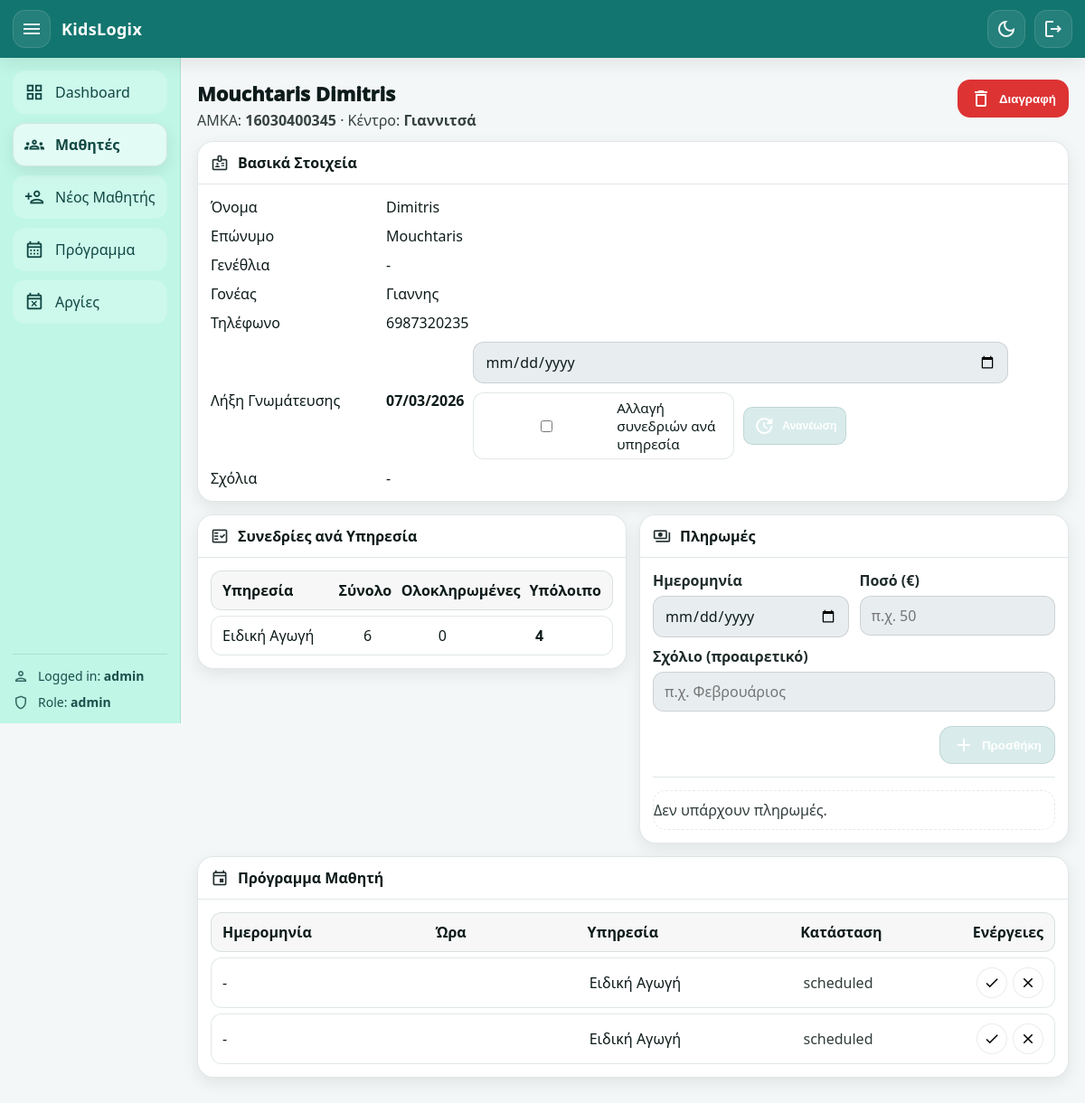
/students/16030400345 (signed in), run on an earlier commit of the app's database.
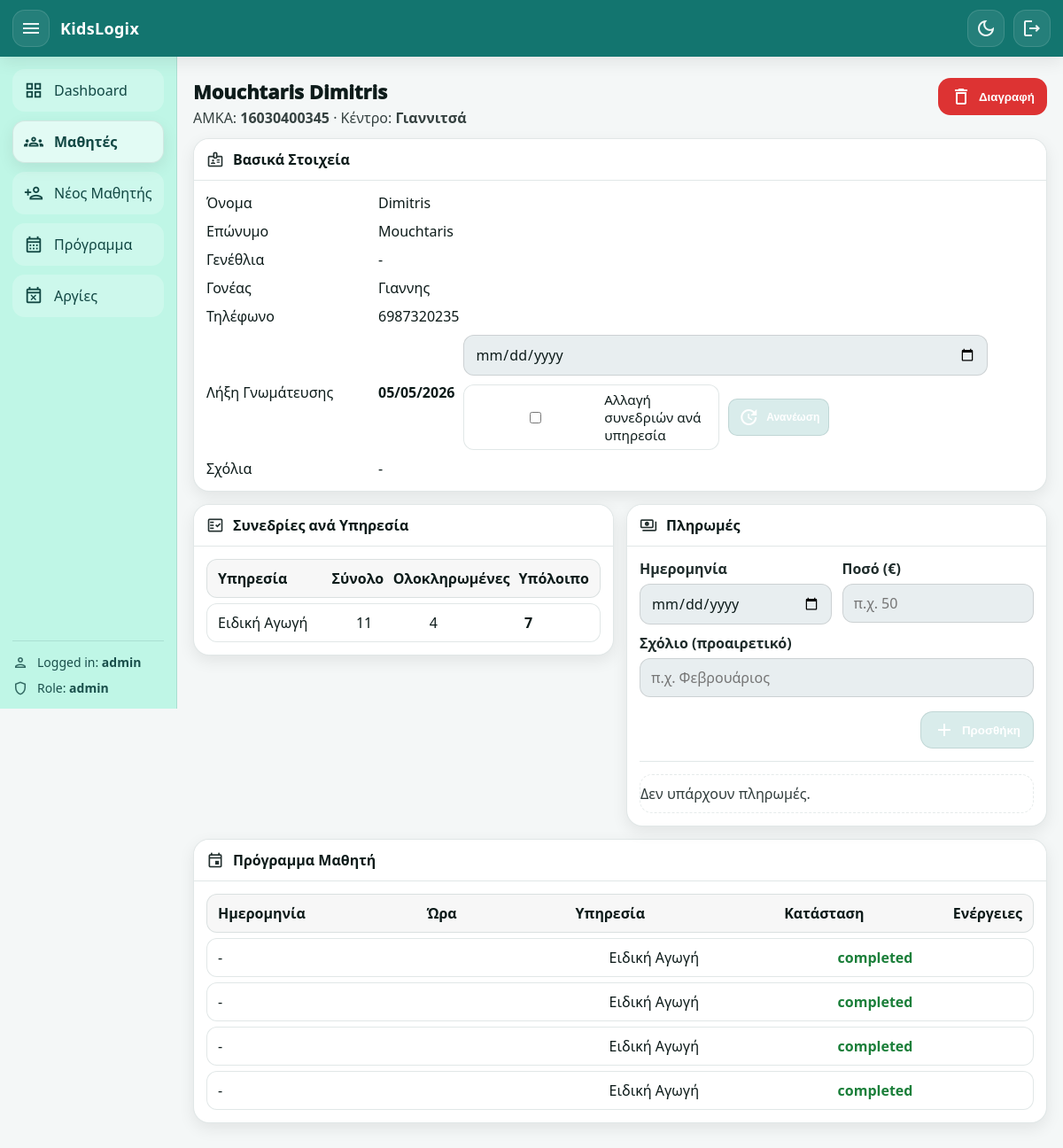
And on a later commit of the database.
### app/models.py (models this page shows, shortened)
class Student(Base):
    __tablename__ = "students"
    amka: Mapped[str] = mapped_column(String(20), primary_key=True)
    center: Mapped[str] = mapped_column(
        String(20),
        nullable=False,
        default="Giannitsa",  # Giannitsa / KryaVrisi
    )
    first_name: Mapped[str] = mapped_column(String(60), nullable=False)
    last_name: Mapped[str] = mapped_column(String(60), nullable=False)
    date_of_birth: Mapped[date | None] = mapped_column(Date, nullable=True)
    parent_name: Mapped[str | None] = mapped_column(String(120), nullable=True)
    parent_phone: Mapped[str | None] = mapped_column(String(30), nullable=True)
    assessment_expiry_date: Mapped[date | None] = mapped_column(Date, nullable=True)
    admin_comment: Mapped[str | None] = mapped_column(String(1000), nullable=True)
    created_at: Mapped[datetime] = mapped_column(
        DateTime, default=datetime.utcnow, nullable=False
    )
    services: Mapped[list["StudentService"]] = relationship(
        back_populates="student",
        cascade="all, delete-orphan",
    )
    appointments: Mapped[list["Appointment"]] = relationship(
        back_populates="student",
        cascade="all, delete-orphan",
    )
    payments: Mapped[list["Payment"]] = relationship(
        back_populates="student",
        cascade="all, delete-orphan",
    )

class Service(Base):
    __tablename__ = "services"
    id: Mapped[int] = mapped_column(Integer, primary_key=True, autoincrement=True)
    name: Mapped[str] = mapped_column(String(60), unique=True, nullable=False)
    student_links: Mapped[list["StudentService"]] = relationship(
        back_populates="service",
        cascade="all, delete-orphan",
    )
    appointments: Mapped[list["Appointment"]] = relationship(
        back_populates="service",
        cascade="all, delete-orphan",
    )

class Appointment(Base):
    __tablename__ = "appointments"
    id: Mapped[int] = mapped_column(Integer, primary_key=True, autoincrement=True)
    student_amka: Mapped[str] = mapped_column(
        ForeignKey("students.amka", ondelete="CASCADE"), nullable=False
    )
    service_id: Mapped[int] = mapped_column(
        ForeignKey("services.id", ondelete="CASCADE"), nullable=False
    )
    center: Mapped[str] = mapped_column(String(20), nullable=False)
    day: Mapped[date] = mapped_column(Date, nullable=False)
    start_time: Mapped[time] = mapped_column(Time, nullable=False)
    duration_min: Mapped[int | None] = mapped_column(Integer, nullable=True)
    status: Mapped[str] = mapped_column(
        String(20), nullable=False, default="scheduled"
    )
    created_at: Mapped[datetime] = mapped_column(
        DateTime, default=datetime.utcnow, nullable=False
    )
    student: Mapped["Student"] = relationship(back_populates="appointments")
    service: Mapped["Service"] = relationship(back_populates="appointments")

### app/routers/web.py (the view)
@router.get("/students/{amka}", response_class=HTMLResponse)
def student_page(
    amka: str,
    request: Request,
    db: Session = Depends(get_db),
    user: User = Depends(get_current_user),
):
    st = db.query(Student).filter(Student.amka == amka).first()
    if not st:
        return RedirectResponse("/students", status_code=303)
    links = (
        db.query(StudentService)
        .filter(StudentService.student_amka == amka)
        .all()
    )
    services_info = []
    for l in links:
        total = int(l.total_sessions or 0)
        used = (
            db.query(Appointment.id)
            .filter(Appointment.student_amka == amka)
            .filter(Appointment.service_id == l.service_id)
            .filter(Appointment.status.in_(["scheduled", "completed"]))
            .count()
        )
        completed = (
            db.query(Appointment.id)
            .filter(Appointment.student_amka == amka)
            .filter(Appointment.service_id == l.service_id)
            .filter(Appointment.status == "completed")
            .count()
        )
        remaining = max(total - int(used), 0)
        services_info.append(
            {
                "service": l.service,
                "total": total,
                "completed": int(completed),
                "remaining": int(remaining),
            }
        )
    appointments = (
        db.query(Appointment)
        .filter(Appointment.student_amka == amka)
        .order_by(Appointment.day.desc(), Appointment.start_time.desc())
        .all()
    )
    payments = (
        db.query(Payment)
        .filter(Payment.student_amka == amka)
        .order_by(Payment.payment_date.desc(), Payment.id.desc())
        .all()
    )
    return templates.TemplateResponse(
        "student_page.html",
        {
            "request": request,
            "user": user,
            "page": "students",
            "student": st,
            "services_info": services_info,
            "appointments": appointments,
            "payments": payments,
            "today": date.today(),
            "centers": CENTERS,
        },
    )

### app/templates/student_page.html (shortened to what this page needs)
{% extends "base.html" %}
{% block content %}
<div class="page-head">
  <div>
    <h1 class="page-title">{{ student.full_name }}</h1>
    <p class="page-subtitle">
      AMKA: <b>{{ student.amka }}</b> ·
      Κέντρο: <b>{{ centers.get(student.center, student.center) }}</b>
    </p>
  </div>
  <div class="page-actions">
    <form method="post" action="/students/{{ student.amka }}/delete"
          onsubmit="return confirm('Σίγουρα διαγραφή μαθητή; Θα διαγραφούν και οι συνεδρίες/πληρωμές του.');">
      <button class="btn btn-danger" type="submit" title="Διαγραφή μαθητή">
        <span class="material-icons-outlined">delete</span>
        Διαγραφή
      </button>
    </form>
  </div>
</div>
<div class="card">
  <div class="card-head">
    <div class="card-title">
      <span class="material-icons-outlined">badge</span>
      <h2>Βασικά Στοιχεία</h2>
    </div>
  </div>
  <div class="card-body">
    <div class="kv">
      <div>Όνομα</div><div>{{ student.first_name }}</div>
      <div>Επώνυμο</div><div>{{ student.last_name }}</div>
      <div>Γενέθλια</div><div>{{ fmt_date_gr(student.date_of_birth) }}</div>
      <div>Γονέας</div><div>{{ student.parent_name or '-' }}</div>
      <div>Τηλέφωνο</div><div>{{ student.parent_phone or '-' }}</div>
      <div>Λήξη Γνωμάτευσης</div>
      <div>
        <div class="renew-row">
          <b>{{ fmt_date_gr(student.assessment_expiry_date) }}</b>
          <form method="post" action="/students/{{ student.amka }}/assessment/renew" class="renew-form">
            <input type="date" name="assessment_expiry_date" required>
            <label class="checkbox">
              <input type="checkbox" id="change_sessions_chk" name="change_sessions" value="1" onchange="toggleRenewSessions()">
              Αλλαγή συνεδριών ανά υπηρεσία
            </label>
            <button class="btn btn-xs btn-primary" type="submit" onclick="return confirmRenew();">
              <span class="material-icons-outlined">update</span>
              Ανανέωση
            </button>
          </form>
        </div>
      </div>
      <div>Σχόλια</div><div>{{ student.notes or '-' }}</div>
    </div>
  </div>
</div>
<div class="grid-2-cards">
  <div class="card">
    <div class="card-head">
      <div class="card-title">
        <span class="material-icons-outlined">fact_check</span>
        <h2>Συνεδρίες ανά Υπηρεσία</h2>
      </div>
    </div>
    <div class="card-body">
      {% if services_info and services_info|length > 0 %}
        <div class="table">
          <div class="tr th">
            <div>Υπηρεσία</div>
            <div>Σύνολο</div>
            <div>Ολοκληρωμένες</div>
            <div>Υπόλοιπο</div>
          </div>
          {% for x in services_info %}
            <div class="tr" data-service-id="{{ x.service.id }}">
              <div>{{ x.service.name }}</div>
              <div class="svc-total">{{ x.total }}</div>
              <div class="svc-completed">{{ x.completed }}</div>
              <div><b class="svc-remaining">{{ x.remaining }}</b></div>
            </div>
          {% endfor %}
        </div>
      {% else %}
        <div class="empty-state">Δεν υπάρχουν υπηρεσίες για τον μαθητή.</div>
      {% endif %}
    </div>
  </div>
  <div class="card payments-card">
    <div class="card-head">
      <div class="card-title">
        <span class="material-icons-outlined">payments</span>
        <h2>Πληρωμές</h2>
      </div>
    </div>
    <div class="card-body">
      <form class="form-grid compact" method="post" action="/students/{{ student.amka }}/payments/new">
        <div class="grid-2">
          <label class="field">
            <span>Ημερομηνία</span>
            <input type="date" name="payment_date" required>
          </label>
          <label class="field">
            <span>Ποσό (€)</span>
            <input type="text" name="amount" placeholder="π.χ. 50" required>
          </label>
        </div>
        <label class="field">
          <span>Σχόλιο (προαιρετικό)</span>
          <input type="text" name="comment" placeholder="π.χ. Φεβρουάριος">
        </label>
        <div class="form-actions">
          <button class="btn btn-primary" type="submit">
            <span class="material-icons-outlined">add</span>
            Προσθήκη
          </button>
        </div>
      </form>
      <div class="divider"></div>
      {% if payments and payments|length > 0 %}
        <div class="payments-scroll">
          <div class="table">
            <div class="tr th payments-th">
              <div>Ημ/νία</div>
              <div>Ποσό</div>
              <div>Σχόλιο</div>
              <div>Ενέργειες</div>
            </div>
            {% for p in payments %}
              <div class="tr payments-row">
                <div>{{ fmt_date_gr(p.payment_date) }}</div>
                <div>{{ "%.2f"|format(p.amount_cents / 100) }}€</div>
                <div class="ellipsis">{{ p.comment or '-' }}</div>
                <div class="row-actions">
                  <button
                    class="icon-pill"
                    type="button"
                    onclick="openPaymentModal(this)"
                    data-payment-id="{{ p.id }}"
                    data-payment-date="{{ p.payment_date.isoformat() }}"
                    data-payment-amount="{{ "%.2f"|format(p.amount_cents/100) }}"
                    data-payment-comment="{{ p.comment or '' }}"
                    title="Επεξεργασία πληρωμής"
                    aria-label="Επεξεργασία πληρωμής"
                  >
                    <span class="material-icons-outlined">edit</span>
                  </button>
                </div>
              </div>
            {% endfor %}
          </div>
        </div>
      {% else %}
        <div class="empty-state">Δεν υπάρχουν πληρωμές.</div>
      {% endif %}
    </div>
  </div>
</div>
<div class="card">
  <div class="card-head">
    <div class="card-title">
      <span class="material-icons-outlined">event</span>
      <h2>Πρόγραμμα Μαθητή</h2>
    </div>
  </div>
  <div class="card-body">
    {% if appointments and appointments|length > 0 %}
      <div class="table">
        <div class="tr th student-appt-grid">
          <div>Ημερομηνία</div>
          <div>Ώρα</div>
          <div>Υπηρεσία</div>
          <div>Κατάσταση</div>
          <div style="text-align:right;">Ενέργειες</div>
        </div>
        {% for a in appointments %}
          <div class="tr student-appt-grid" id="appt-row-{{ a.id }}" data-service-id="{{ a.service_id }}">
            <div>{{ fmt_date_gr(a.date) }}</div>
            <div>{{ a.service.name if a.service else '-' }}</div>
            <div class="status {{ a.status }} appt-status">{{ a.status }}</div>
            <div class="row-actions">
              {% if a.status == "scheduled" %}
                <button
                  class="icon-pill icon-success"
                  type="button"
                  title="Ολοκλήρωση"
                  aria-label="Ολοκλήρωση"
                  onclick="updateAppointmentStatus({{ a.id }}, 'completed')"
                >
                  <span class="material-icons-outlined">check</span>
                </button>
                <button
                  class="icon-pill icon-danger"
                  type="button"
                  title="Ακύρωση"
                  aria-label="Ακύρωση"
                  onclick="updateAppointmentStatus({{ a.id }}, 'canceled')"
                >
                  <span class="material-icons-outlined">close</span>
                </button>
              {% endif %}
            </div>
          </div>
        {% endfor %}
      </div>
    {% else %}
      <div class="empty-state">Δεν υπάρχουν προγραμματισμένες συνεδρίες.</div>
    {% endif %}
  </div>
</div>
{% endblock %}

### app/templates/base.html (shortened to what this page needs)
<!doctype html>
<html lang="el" data-theme="light">
<head>
  <link rel="stylesheet" href="/static/style.css?v=8" />
</head>
<body class="{% if request.url.path == '/login' %}auth-page{% endif %}">
  <div class="app-shell">
    <header class="topbar">
      <div class="topbar-left">
        {% if request.url.path != '/login' %}
          <button class="icon-btn topbar-btn" id="sidebarToggle" type="button" aria-label="Toggle sidebar">
            <span class="material-icons-outlined">menu</span>
          </button>
        {% endif %}
        <div class="brand">
          <span class="brand-title">KidsLogix</span>
        </div>
      </div>
      <div class="topbar-right">
        <button class="icon-btn topbar-btn" id="themeToggle" type="button" aria-label="Toggle dark mode" title="Dark mode">
          <span class="material-icons-outlined" id="themeIcon">dark_mode</span>
        </button>
        {% if request.url.path != '/login' %}
          <a class="icon-btn topbar-btn" href="/auth/logout" aria-label="Logout" title="Logout">
            <span class="material-icons-outlined">logout</span>
          </a>
        {% endif %}
      </div>
    </header>
    <div class="layout {% if request.url.path == '/login' %}layout-auth{% endif %}">
      {% if request.url.path != '/login' %}
        <aside class="sidebar" id="sidebar">
          <nav class="nav">
            {% set path = request.url.path %}
            <a class="nav-item {% if path == '/' %}active{% endif %}" href="/">
              <span class="material-icons-outlined nav-ic">grid_view</span>
              <span class="nav-txt">Dashboard</span>
            </a>
            <a class="nav-item {% if path.startswith('/students') and path != '/students/new' %}active{% endif %}" href="/students">
              <span class="material-icons-outlined nav-ic">groups</span>
              <span class="nav-txt">Μαθητές</span>
            </a>
            <a class="nav-item {% if path == '/students/new' %}active{% endif %}" href="/students/new">
              <span class="material-icons-outlined nav-ic">person_add</span>
              <span class="nav-txt">Νέος Μαθητής</span>
            </a>
            <a class="nav-item {% if path.startswith('/schedule') %}active{% endif %}" href="/schedule">
              <span class="material-icons-outlined nav-ic">calendar_month</span>
              <span class="nav-txt">Πρόγραμμα</span>
            </a>
            <a class="nav-item {% if path.startswith('/holidays') %}active{% endif %}" href="/holidays">
              <span class="material-icons-outlined nav-ic">event_busy</span>
              <span class="nav-txt">Αργίες</span>
            </a>
          </nav>
          <div class="sidebar-footer">
            <div class="meta-row">
              <span class="material-icons-outlined">person</span>
              <span>Logged in: <b>{{ user.username if user else '-' }}</b></span>
            </div>
            <div class="meta-row">
              <span class="material-icons-outlined">shield</span>
              <span>Role: <b>{{ user.role if user else '-' }}</b></span>
            </div>
          </div>
        </aside>
      {% endif %}
      <main class="content {% if request.url.path == '/login' %}content-auth{% endif %}">
        {% block content %}{% endblock %}
      </main>
    </div>
  </div>
</body>
</html>

What changed in the data, as far as the page shows it:
removed Appointment: fmt_date_gr "-", service "Ειδική Αγωγή", status "scheduled"
changed Student "Mouchtaris Dimitris": assessment_expiry_date "07/03/2026" → "05/05/2026"
added Appointment: fmt_date_gr "-", service "Ειδική Αγωγή", status "completed"
added Appointment: fmt_date_gr "-", service "Ειδική Αγωγή", status "completed"
added Appointment: fmt_date_gr "-", service "Ειδική Αγωγή", status "completed"
changed Appointment (number 4 of 4 on the later page): status "scheduled" → "completed"
Also different on the page:
new list line: "Ειδική Αγωγή"
new list line: "11 4 7"
list line gone: "Ειδική Αγωγή"
list line gone: "6 0 4"
